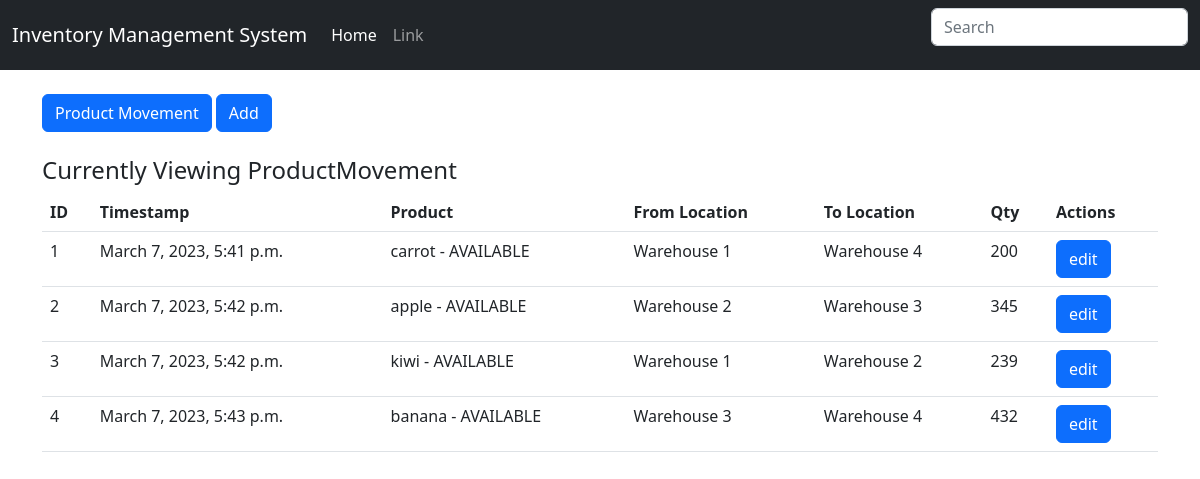
The page /product_movement/ on the database its author committed.
### my_app/models.py (models this page shows)
class ProductMovement(models.Model):
    movement_id = models.CharField(max_length=50, primary_key=True)
    timestamp = models.DateTimeField(auto_now_add=True)
    from_location = models.ForeignKey(Location, null=True, blank=True, related_name='from_location_item', on_delete=models.CASCADE)
    to_location = models.ForeignKey(Location, null=True, blank=True, related_name='to_location_item', on_delete=models.CASCADE)
    product = models.ForeignKey(Product, on_delete=models.CASCADE)
    qty = models.IntegerField()

class Product(models.Model):
    product_id = models.CharField(max_length=50, primary_key=True)
    choices = (
        ('AVAILABLE','Item ready to be purchased'),
        ('RESTOCKING','Item restocking in few days')
    )
    status = models.CharField(max_length=50,choices=choices,default="AVAILABLE")

class Location(models.Model):
    location_id = models.CharField(max_length=50, primary_key=True)
    choices = (
        ('AVAILABLE','Place Available'),
        ('NOT AVAILABLE','Filled')
    )
    status = models.CharField(max_length=50,choices=choices,default="AVAILABLE")

### my_app/views.py (the view)
# urls.py: path('product_movement/',views.product_movement,name="product_movement"),
def product_movement(request):
    items = ProductMovement.objects.all()
    context = {
           'items' :items,
           'header' : 'ProductMovement',
    }
    return render(request, 'product_movement.html',context)

### my_app/templates/product_movement.html
{% extends 'base.html' %}
{% block body %}
<div class="button-group">
    <a href="{% url 'product_movement' %}" class="btn btn-primary btn-md" role="button">Product Movement</a>
    <a href="{% url 'add_product_movement' %}" class="btn btn-primary btn-md" role="button">Add</a>
</div>
<br>
<h4>Currently Viewing {{ header }}</h4>
<table class="table table-hover">
<thead>
    <tr>
        <th>ID</th>
        <th>Timestamp</th>
        <th>Product</th>
        <th>From Location</th>
        <th>To Location</th>
        <th>Qty</th>
        <th>Actions</th>
    </tr>
</thead>
<tbody>
    {% for item in items %}
<tr>
    <td>{{ item.movement_id }}</td>
    <td>{{ item.timestamp }}</td>
    <td>{{ item.product.product_id }} - {{ item.product.status }}</td>
    <td>{{ item.from_location.pk }}</td>
    <td>{{ item.to_location.pk }}</td>
    <td>{{ item.qty }}</td>
    <td>
        <a href="{% url 'edit_product_movement' item.movement_id %}" class="btn btn-primary btn-md" role="button">edit</a>
    </td>
</tr>
    {% endfor %}
</tbody>
</table>
{% endblock %}

### my_app/templates/base.html (shortened to what this page needs)
<html>
    <head>
    </head>
    {% load static %}
    <link rel="stylesheet" href="{% static '/css/style.css' %}">
    <link rel="stylesheet" href="{% static '/css/bootstrap.min.css' %}">
    <body>
      <nav class="navbar navbar-expand navbar-dark bg-dark" aria-label="Second navbar example">
        <div class="container-fluid">
          <a class="navbar-brand" href="index.html">Inventory Management System</a>
          <div class="collapse navbar-collapse" id="navbarsExample02">
            <ul class="navbar-nav me-auto">
              <li class="nav-item">
                <a class="nav-link active" aria-current="page" href="index.html">Home</a>
              </li>
              <li class="nav-item">
                <a class="nav-link" href="#">Link</a>
              </li>
            </ul>
            <form>
              <input class="form-control" type="text" placeholder="Search" aria-label="Search">
            </form>
          </div>
        </div>
      </nav>
          <br>
      <div class="container">
        {% block body %}
        {% endblock %}
      </div>
    </body>
</html>

### rows shown on the page
ProductMovement: movement_id "1", timestamp "March 7, 2023, 5:41 p.m.", product.product_id "carrot", product.status "AVAILABLE", from_location.pk "Warehouse 1", to_location.pk "Warehouse 4", qty "200"
ProductMovement: movement_id "2", timestamp "March 7, 2023, 5:42 p.m.", product.product_id "apple", product.status "AVAILABLE", from_location.pk "Warehouse 2", to_location.pk "Warehouse 3", qty "345"
ProductMovement: movement_id "3", timestamp "March 7, 2023, 5:42 p.m.", product.product_id "kiwi", product.status "AVAILABLE", from_location.pk "Warehouse 1", to_location.pk "Warehouse 2", qty "239"
ProductMovement: movement_id "4", timestamp "March 7, 2023, 5:43 p.m.", product.product_id "banana", product.status "AVAILABLE", from_location.pk "Warehouse 3", to_location.pk "Warehouse 4", qty "432"

### other values the page prints
{{ header }} "ProductMovement"
